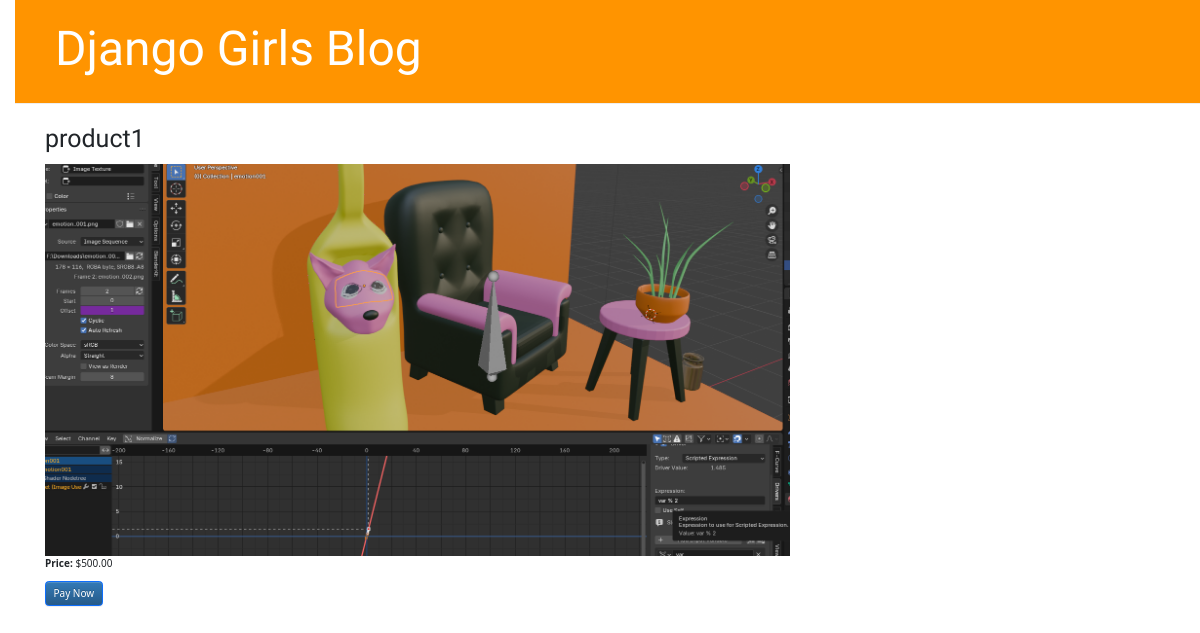
/product/1/, run on the app's committed database.
### blog/models.py (models this page shows, shortened)
class Product(models.Model):
    name = models.CharField(max_length=100)
    description = models.TextField()
    price = models.DecimalField(max_digits=10, decimal_places=2)
    image = models.ImageField(upload_to='product_images/')  # Папка для загрузки изображений

### blog/views.py (the view)
# urls.py: path('product/<int:pk>/', views.product_detail, name='product_detail'),
def product_detail(request, pk):
    product = get_object_or_404(Product, pk=pk)
    return render(request, 'shop/product_detail.html', {'product': product})

### blog/templates/shop/product_detail.html (shortened to what this page needs)
{% extends 'blog/base.html' %}
{% block content %}
    <div class="product_detail">
        <h1>{{ product.name }}</h1>
        <img src="{{ product.image.url }}" class="card-img-top" alt="{{ product.name }}">
        <p class="card-text"><strong>Price:</strong> ${{ product.price }}</p>
        <a href="#" class="btn btn-primary">Pay Now</a>
    </div>
{% endblock %}

### blog/static/css/blog.css (style rules this page uses)
body { padding-left: 15px; }
h1, h2, h3, h4 { font-family: 'Lobster', cursive; }

### data on the page
Product: name "product1", image (picture), price "500.00"
